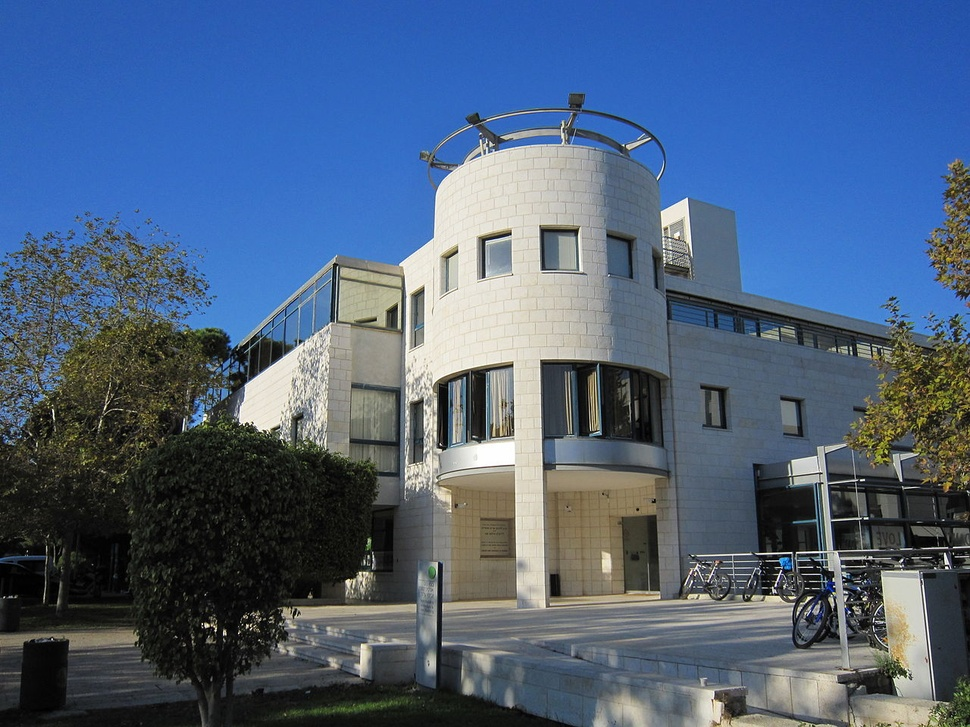
#> input picture HW1/my_data/building.jpg, 970 x 727 px, shrunk from 1280 x 960 before the run, found by its file name
$ python part2.py
#> lines starting #> are read from the running program, lines starting #| are printed output that depends on the picture
import cv2
import numpy as np
from matplotlib import pyplot as plt
from sklearn.metrics import mean_squared_error


def max_freq_filtering(fshift, precentege):
    """
    Reconstruct an image using only its maximal amplitude frequencies.
    :param fshift: The fft of an image, **after fftshift** -
    complex float ndarray of size [H x W].
    :param precentege: the wanted precentege of maximal frequencies.
    :return:
    fMaxFreq: The filtered frequency domain result -
    complex float ndarray of size [H x W].
    imgMaxFreq: The filtered image - real float ndarray of size [H x W].
    """
    # ====== YOUR CODE: ======
    flat_fshift = fshift.ravel()
    k = int((precentege/100)*fshift.size)
    fMaxFreq_indices = np.argpartition(np.abs(flat_fshift),-k)[-k:]
    fMaxFreq = flat_fshift[fMaxFreq_indices]
    flat_imgMaxFreq = np.zeros_like(flat_fshift)
    flat_imgMaxFreq[fMaxFreq_indices] = flat_fshift[fMaxFreq_indices]
    imgMaxFreq = np.reshape(flat_imgMaxFreq, fshift.shape)
    # ========================
    return fMaxFreq, imgMaxFreq


if __name__ == '__main__':
    # section a
    img_path = "HW1\\my_data\\building.jpg"
    img = cv2.imread(img_path)
#> img is the input picture: shape (727, 970, 3); mean B, G, R 124.6, 97.5, 77.5
    grayscale_img = cv2.cvtColor(img, cv2.COLOR_BGR2GRAY)
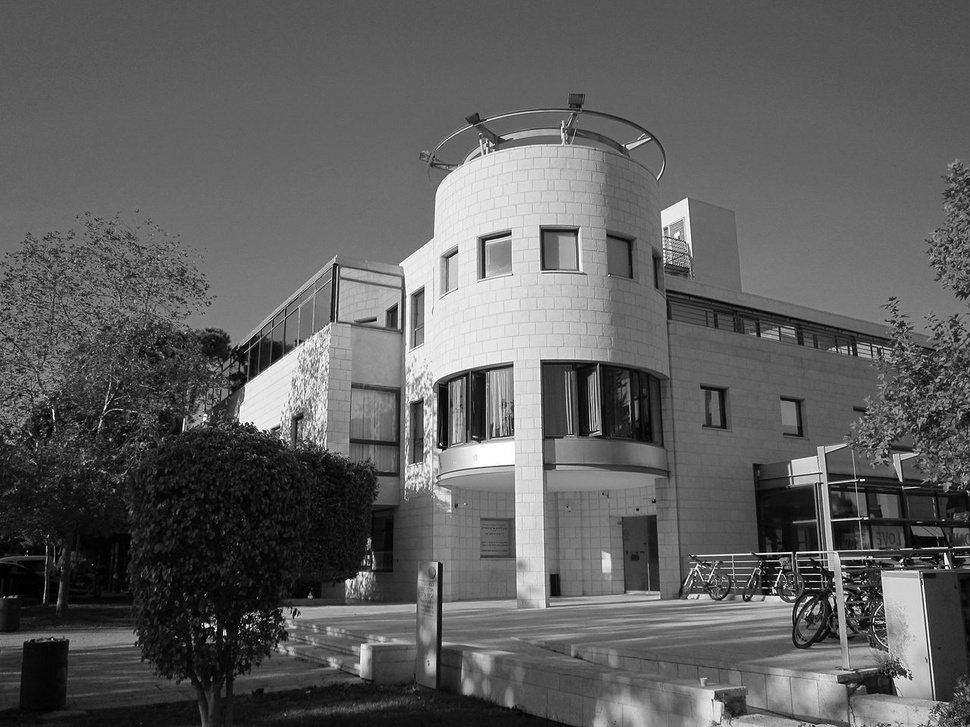
#> grayscale_img: shape (727, 970); min 0, max 255, mean 94.6
    print(img.dtype)
#| uint8
    plt.imshow(grayscale_img, "gray")
    plt.title("Grayscale image of a Tehcnion building")
    plt.show()

    # section b
    custom_extent = [-grayscale_img.shape[1]//2, grayscale_img.shape[1]//2, -grayscale_img.shape[0]//2, grayscale_img.shape[0]//2]
#> custom_extent = [-485, 485, -364, 363]
    dft_img = np.fft.fft2(grayscale_img)
    shifted_dft_img = np.fft.fftshift(dft_img)
    plt.imshow(np.log(1 + np.abs(shifted_dft_img)), "gray", extent=custom_extent)
    plt.title("2D-DFT of a Tehcnion building")
    plt.show()

    # section c
    center_row_idx = shifted_dft_img.shape[0]//2
#> center_row_idx = 363
    center_col_idx = shifted_dft_img.shape[1]//2
#> center_col_idx = 485
    number_of_passed_freq_k = int(0.02*shifted_dft_img.shape[0])
#> number_of_passed_freq_k = 14
    number_of_passed__freq_l = int(0.02*shifted_dft_img.shape[1])
#> number_of_passed__freq_l = 19

    l_filtered_dft = np.zeros_like(shifted_dft_img)
    l_filtered_dft[:, center_col_idx-number_of_passed__freq_l//2: center_col_idx+number_of_passed__freq_l//2] = shifted_dft_img[:,  center_col_idx-number_of_passed__freq_l//2: center_col_idx+number_of_passed__freq_l//2]

    k_filtered_dft = np.zeros_like(shifted_dft_img)
    k_filtered_dft[center_row_idx-number_of_passed__freq_l//2: center_row_idx+number_of_passed__freq_l//2, :] = shifted_dft_img[center_row_idx-number_of_passed__freq_l//2: center_row_idx+number_of_passed__freq_l//2, :]

    lk_filtered_dft = np.zeros_like(shifted_dft_img)
    lk_filtered_dft[:, center_col_idx-number_of_passed__freq_l//2: center_col_idx+number_of_passed__freq_l//2] = shifted_dft_img[:,  center_col_idx-number_of_passed__freq_l//2: center_col_idx+number_of_passed__freq_l//2]
    lk_filtered_dft[center_row_idx-number_of_passed__freq_l//2: center_row_idx+number_of_passed__freq_l//2, :] = shifted_dft_img[center_row_idx-number_of_passed__freq_l//2: center_row_idx+number_of_passed__freq_l//2, :]

    fig, axs = plt.subplots(1, 3)
    axs[0].imshow(np.log(1 + np.abs(l_filtered_dft)), "gray", extent=custom_extent)
    axs[1].imshow(np.log(1 + np.abs(k_filtered_dft)), "gray", extent=custom_extent)
    axs[2].imshow(np.log(1 + np.abs(lk_filtered_dft)), "gray", extent=custom_extent)
    axs[0].set_title("(1)")
    axs[1].set_title("(2)")
    axs[2].set_title("(3)")
    plt.show()
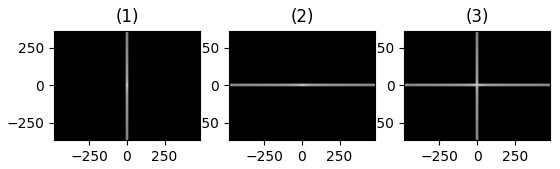
#> figure drawn by matplotlib, 3 panels

    l_filtered_dft_not_centered = np.fft.ifftshift(l_filtered_dft)
    k_filtered_dft_not_centered = np.fft.ifftshift(k_filtered_dft)
    lk_filtered_dft_not_centered = np.fft.ifftshift(lk_filtered_dft)
    l_reconstructed = np.abs(np.fft.ifft2(l_filtered_dft_not_centered))
    k_reconstructed = np.abs(np.fft.ifft2(k_filtered_dft_not_centered))
    lk_reconstructed = np.abs(np.fft.ifft2(lk_filtered_dft_not_centered))

    fig, axs = plt.subplots(1, 3)
    axs[0].imshow(l_reconstructed, "gray")
    axs[1].imshow(k_reconstructed, "gray")
    axs[2].imshow(lk_reconstructed, "gray")
    axs[0].set_title("Reconstructed (1)")
    axs[1].set_title("Reconstructed (2)")
    axs[2].set_title("Reconstructed (3)")
    plt.show()
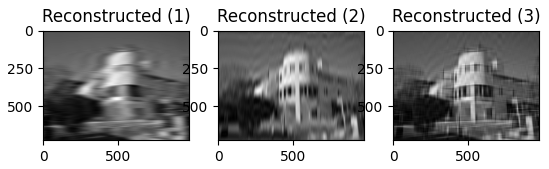
#> figure drawn by matplotlib, 3 panels

    # section d
    max_freqs, max_filtered_dft_img = max_freq_filtering(shifted_dft_img, 10)
    plt.imshow(np.log(1 + np.abs(max_filtered_dft_img)), "gray", extent=custom_extent)
    plt.title("Max pass frequency filtering")
    plt.show()

    max_filtered_dft_img_not_centered = np.fft.ifftshift(max_filtered_dft_img)
    max_filtered_reconstructed = np.abs(np.fft.ifft2(max_filtered_dft_img_not_centered))
    plt.imshow(max_filtered_reconstructed, "gray")
    plt.title("Max pass frequency filtering - reconstructed")
    plt.show()

    # section e

    max_freqs, max_filtered_dft_img = max_freq_filtering(shifted_dft_img, 4)
    max_filtered_dft_img_not_centered = np.fft.ifftshift(max_filtered_dft_img)
    max_filtered_reconstructed = np.abs(np.fft.ifft2(max_filtered_dft_img_not_centered))

    plt.imshow(np.log(1 + np.abs(max_filtered_dft_img)), "gray", extent=custom_extent)
    plt.title("Max pass frequency filtering for 4 precent")
    plt.show()
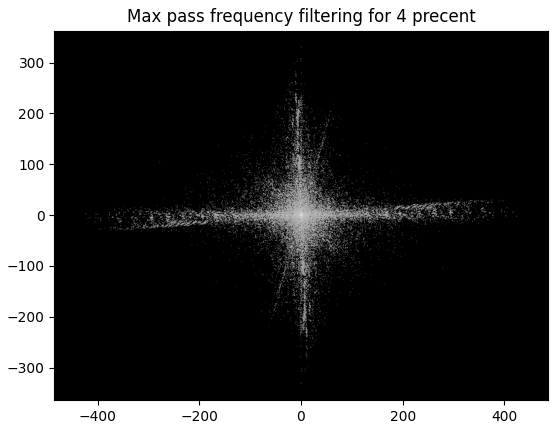
#> figure drawn by matplotlib, 1 panel

    fig, axs = plt.subplots(1, 3)
    axs[0].imshow(grayscale_img, "gray")
    axs[1].imshow(max_filtered_reconstructed, "gray")
    axs[2].imshow(lk_reconstructed, "gray")
    axs[0].set_title("Original grayscale image")
    axs[1].set_title("Max pass frequency filtering - reconstructed")
    axs[2].set_title("Low pass frequency filtering - reconstructed")
    plt.show()
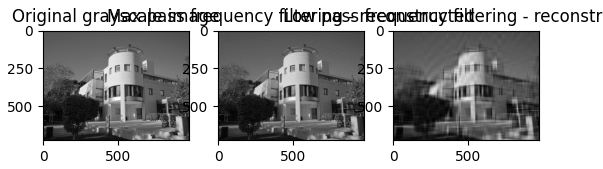
#> figure drawn by matplotlib, 3 panels

    # section f
    MSE_p = []
    for p in range(1, 101):
        max_freqs, max_filtered_dft_img = max_freq_filtering(shifted_dft_img, p)
        max_filtered_dft_img_not_centered = np.fft.ifftshift(max_filtered_dft_img)
        max_filtered_reconstructed = np.abs(np.fft.ifft2(max_filtered_dft_img_not_centered))
        curr_p_MSE = mean_squared_error(grayscale_img, max_filtered_reconstructed)
        MSE_p.append(curr_p_MSE)
#> this loop made 100 passes
#> curr_p_MSE on passes 1 to 12: 318.6, 254.3, 218.4, 193.5, 174.5, 159.1, 146.2, 135.2, 125.6, 117, 109.4, 102.6
#> pass 1, `max_filtered_reconstructed = np.abs(np.fft.ifft2(max_filtered_dft_img_..`:
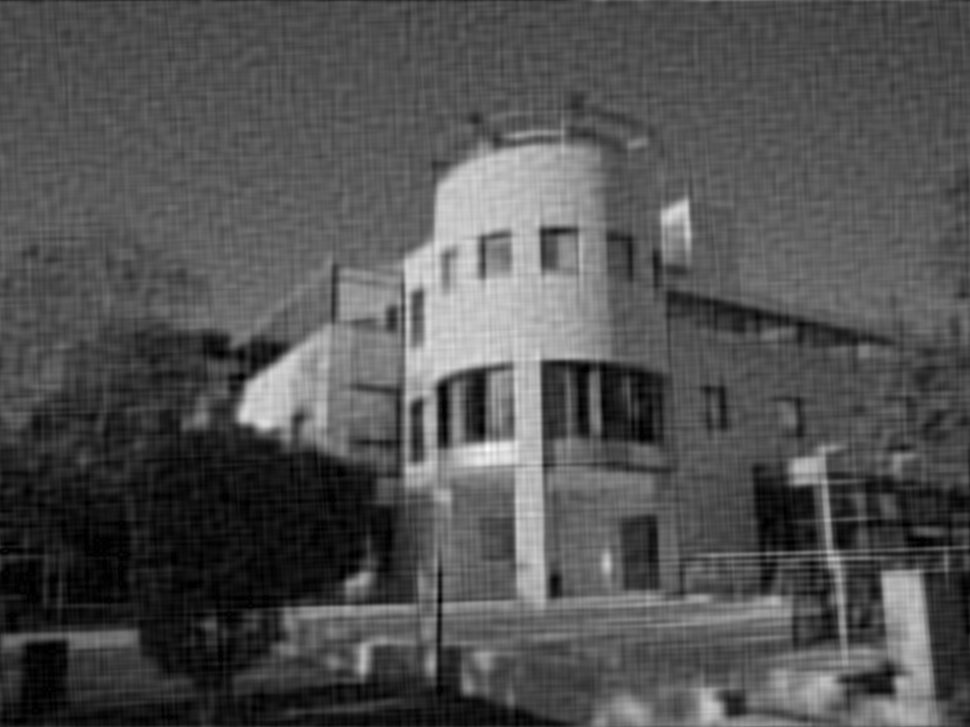
#> max_filtered_reconstructed: shape (727, 970) float64; min 0.00274, max 294.2, mean 94.6; drawn with min black and max white
#> after the loop, MSE_p = 100 values, max 318.6 at index 0, min 6.96e-27 at index 99, mean 38.32

    plt.plot(range(1, 101), MSE_p)
    plt.xlim([1, 100])
    plt.xlabel("p")
    plt.ylabel("MSE")
    plt.title("MSE as a function of p")
    plt.axhline(y = 0, color = 'r')
    plt.show()
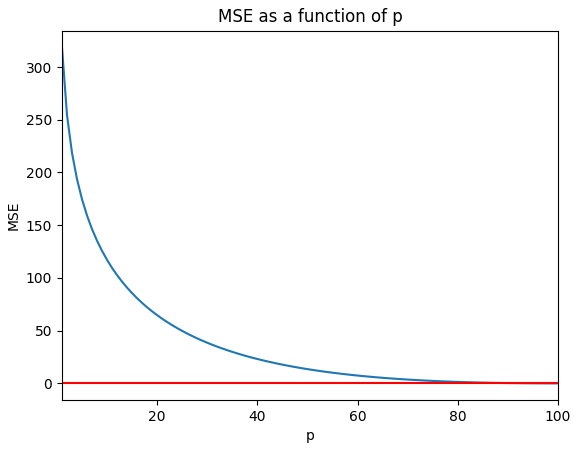
#> figure drawn by matplotlib, 1 panel; curve peaks at x = 1, y = 318.6

$ run again, with HW1/my_data/passport.jpg copied over HW1/my_data/building.jpg
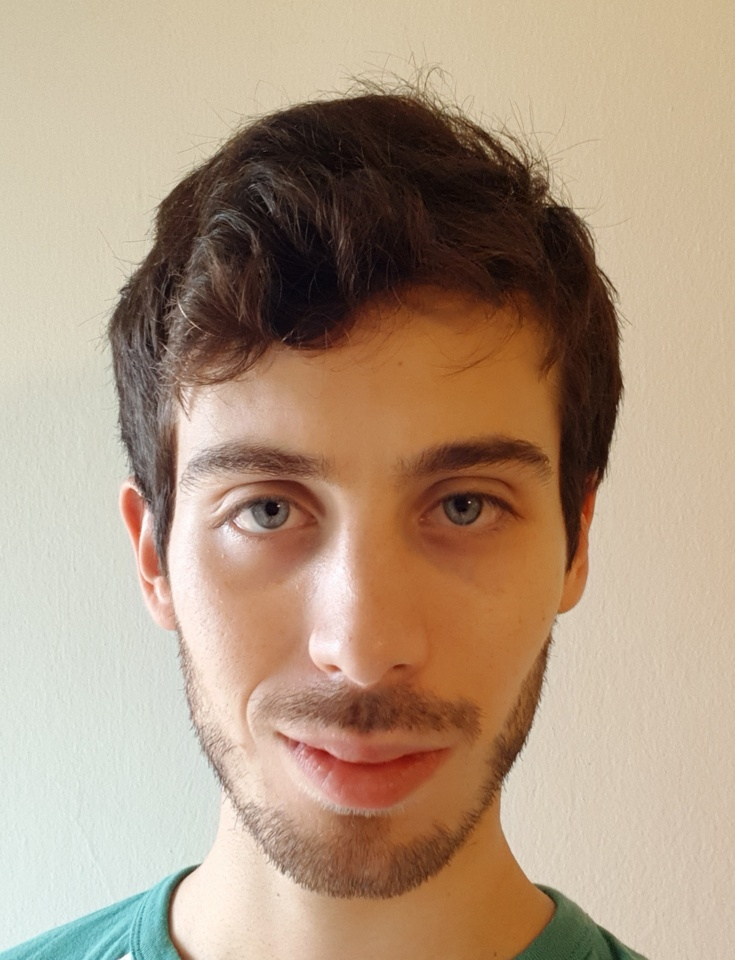
#> input picture HW1/my_data/passport.jpg, 735 x 960 px, shrunk from 1413 x 1847 before the run, found by its file name
#> img is the input picture: shape (960, 735, 3); mean B, G, R 129.7, 152.4, 176.2
#| uint8
#> `plt.show()`:
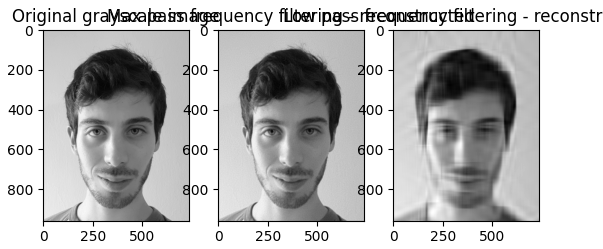
#> figure drawn by matplotlib, 3 panels
#> the loop `for p in range(1, 101):` made 100 passes
#> curr_p_MSE on passes 1 to 8: 55.43, 38.48, 30.88, 26.11, 22.66, 20, 17.87, 16.11
#> after the loop `for p in range(1, 101):`: MSE_p = 100 values, max 55.43 at index 0, min 1.22e-27 at index 99, mean 4.4
#> `plt.show()`:
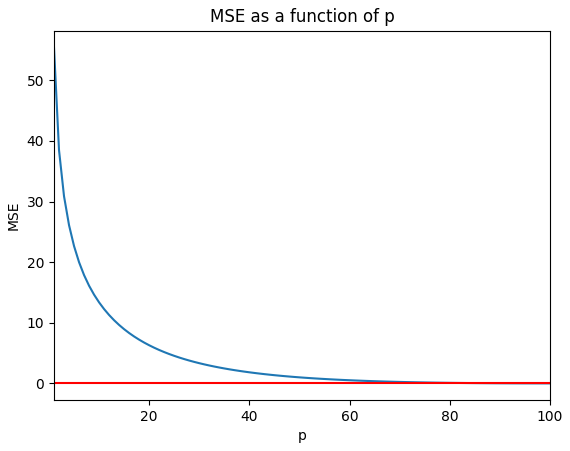
#> figure drawn by matplotlib, 1 panel; curve peaks at x = 1, y = 55.43
